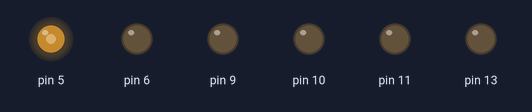
Bench run of a sketch on a simulated Arduino Leonardo, built with avr-gcc and run on an emulated ATmega32U4. On the bench: output pins drawn as LEDs (lit = HIGH). What the sketch prints to the serial monitor is not drawn. At 4.1 s the program stops and its outputs stay as they are.

Above: at 0.1 s.
At 1.1 s:
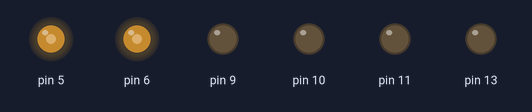
At 2.1 s:
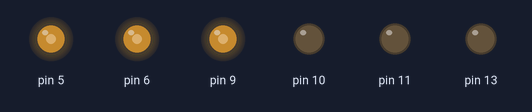
At 3.1 s:
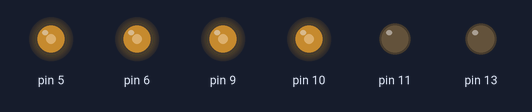
At 4.1 s:
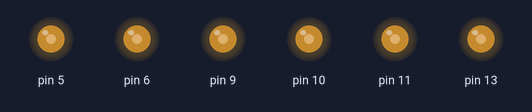
Timing chart, 0 to 5.6 s (numbered marks = the images above):
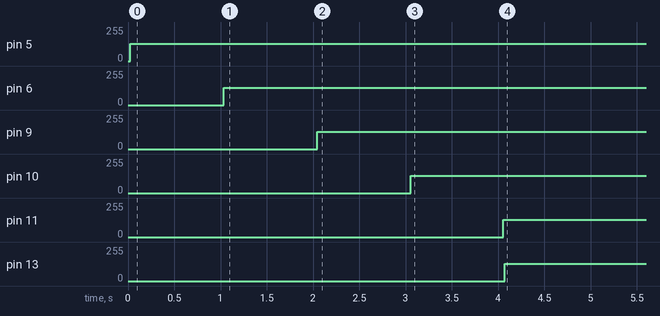

Measured:
- by itself, pin 5: 0/255 → 128/255 at 0.02 s
- by itself, pin 6: 0/255 → 128/255 at 1.0 s
- by itself, pin 9: 0/255 → 128/255 at 2.0 s
- by itself, pin 10: 0/255 → 128/255 at 3.1 s
- by itself, pin 11, pin 13: 0/255 → 128/255 at 4.1 s

The sketch:

PWMFrequency_lib_pins.ino
```cpp
#include <PWMFrequency.h>

//
// This in an example sketch for the PWM Frequency Library
//
//

void setup() {

  Serial.begin(9600);

  //leonardo serial startup
  while (!Serial);

  Serial.println("PWM Prescaler Testing");
  Serial.println("=====================");
  Serial.println("");

}

// TEST Prescale Values for Normal and advanced Timer4
uint16_t testPrescaleTimerValues1[] = {1, 8, 64, 256, 1024};
uint16_t testPrescaleTimerValues2[] = {1, 2, 4, 8, 16, 32, 64, 128, 256, 512, 1024, 2048, 4096, 8192, 16384};

void loop() {

  testFrequency(5, 1);
  testFrequency(6, 1);
  testFrequency(9, 1);
  testFrequency(10, 1);
  testFrequency(11, 1);
  testFrequency(13, 1);
  while (true)
  {
    delay (1000); //
  }
}


void testFrequency(byte pinNumber, uint16_t prescalValue) {

  Serial.println();
  Serial.print("Testing PIN ");
  Serial.println(pinNumber);

  // setup the PIN
  pinMode(pinNumber, OUTPUT);
  Serial.print("Prescale Value = ");
  // set the prescale, and PWM output
  setPWMPrescaler(pinNumber, prescalValue);

  // settle
  delay (10);

  // set the PIN
  analogWrite(pinNumber, 128);

  delay (1000); // RUN THE TEST
  Serial.print(prescalValue);
  Serial.print(" ");
  Serial.println();

}
```
